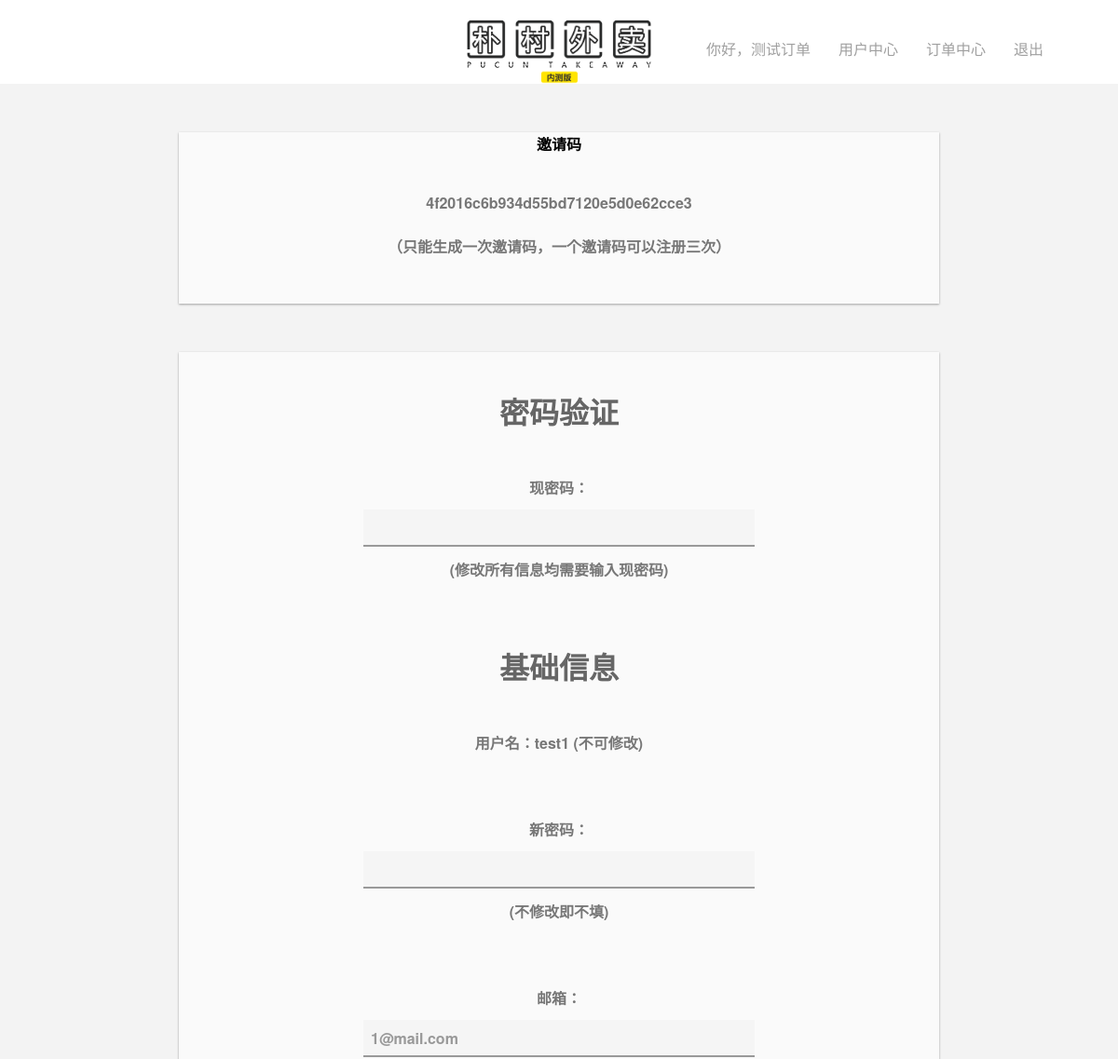
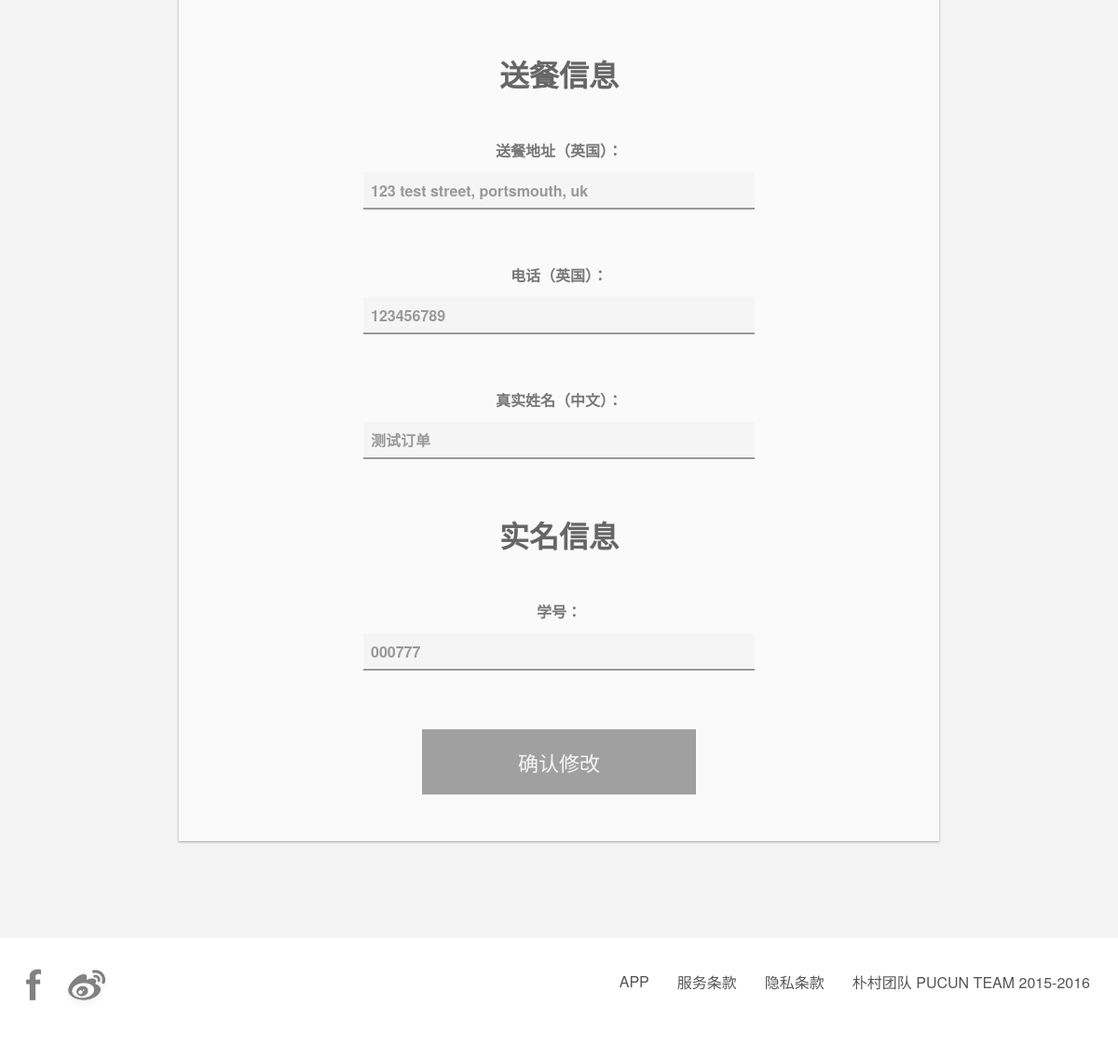
The app's page /usercenter.php (signed in) with its own data (2 pictures, top to bottom).
### tables this page shows
CREATE TABLE IF NOT EXISTS `invitecode` (
  `iid` int(11) NOT NULL AUTO_INCREMENT,
  `uid` int(11) NOT NULL,
  `code` text NOT NULL,
  `realcode` text NOT NULL,
  `ucount` int(11) NOT NULL,
  PRIMARY KEY (`iid`)
);

CREATE TABLE IF NOT EXISTS `user` (
  `id` int(11) NOT NULL AUTO_INCREMENT,
  `username` text NOT NULL,
  `password` text NOT NULL,
  `email` text NOT NULL,
  `realname` text NOT NULL,
  `idnum` text NOT NULL,
  `usertype` int(11) NOT NULL,
  `phone` text NOT NULL,
  `address` text NOT NULL,
  `icode` text NOT NULL,
  `sid` bigint(20) NOT NULL,
  PRIMARY KEY (`id`)
);

### usercenter.php (the view, shortened to what this page needs)
<?php include('header.php'); include('./checker/notlogincheck.php'); ?>
</head>
<body>
	<?php include('navbar.php'); ?>
	<?php
		include('./services/common/connect.php');
		$username = $_SESSION['username'];
		$user_email = "select email from user where username='$username'";
		$user_email_query = mysqli_query($link,$user_email);
		$email_row = mysqli_fetch_array($user_email_query);
		$email = $email_row[0];
		$user_realname = "select realname from user where username='$username'";
		$user_realname_query = mysqli_query($link,$user_realname);
		$realname_row = mysqli_fetch_array($user_realname_query);
		$realname = $realname_row[0];
		$user_phone = "select phone from user where username='$username'";
		$user_phone_query = mysqli_query($link,$user_phone);
		$phone_row = mysqli_fetch_array($user_phone_query);
		$phone = $phone_row[0];
		$user_address = "select address from user where username='$username'";
		$user_address_query = mysqli_query($link,$user_address);
		$address_row = mysqli_fetch_array($user_address_query);
		$address = $address_row[0];
		$user_idnum = "select idnum from user where username='$username'";
		$user_idnum_query = mysqli_query($link,$user_idnum);
		$idnum_row = mysqli_fetch_array($user_idnum_query);
		$idnum = $idnum_row[0];
	?>
	<div class="columns_form">
			<figure>
				<a>邀请码</a>
				<form action="./services/takeaway/invitefunc.php" method="post">
					<?php
						$uid = $_SESSION['userid'];
						include('./services/common/connect.php');
						$check = "select uid,code from invitecode where uid = '$uid'";
						$checkrun = mysqli_query($link, $check);
						$check_row = mysqli_fetch_array($checkrun);
						if(empty($check_row)){
							echo
							"
								<a>随意输入一串文字作为你的密令，只有接收者能解密</a>
								<input type='text' name='invitercode'>
								<input type='Submit' name='Submit' value='生成邀请码'/>
							";
						}else{
							echo
							"
								<a>$check_row[1]</a>
								<a><br><br>（只能生成一次邀请码，一个邀请码可以注册三次）</a>
							";
						}
					?>
				</form>
			</figure>
			<figure>
				<form  action="./services/takeaway/ucenterfunc.php" method="post">
						<h1>密码验证</h1><br><br>
						<a>现密码：<input type="password" name="orpassword"/></a>
						<a>(修改所有信息均需要输入现密码)</a>
						<br><br><br><br>
						<h1>基础信息</h1><br><br>
					    <a>用户名：<?php echo htmlspecialchars($username) ?></a>
							<a>(不可修改)</a>
							<br><br><br><br>
					    <a>新密码：<input type="password" name="newpassword"/></a>
					    <a>(不修改即不填)</a>
							<br><br><br><br>
					    <a>邮箱：<input type="text" name="email" value="<?php echo htmlspecialchars($email) ?>" /></a>
					    <br><br>
					    <h1>送餐信息</h1><br><br>
					    <a>送餐地址（英国）：<input type="text" name="address" value="<?php echo htmlspecialchars($address) ?>" /></a>
					    <br><br>
					    <a>电话（英国）：<input type="number" name="phone" value="<?php echo htmlspecialchars($phone) ?>" /></a>
					    <br/><br>
					    <a>真实姓名（中文）：<input type="text" name="realname" value="<?php echo htmlspecialchars($realname) ?>"/></a>
					    <br><br>
					    <h1>实名信息</h1><br><br>
					    <a>学号：<input type="text" name="idnum" value="<?php echo htmlspecialchars($idnum) ?>" /></a>
					    <br><br>
						<input type="Submit" name="Submit" value="确认修改"/>
				</form>
			</figure>
		</div>
		<?php include('footer.php');?>
</body>

### css/style.css (style rules this page uses)
* { margin:0; padding:0; font-family:"Helvetica Neue","Microsoft YaHei",Helvetica,Arial,sans-serif; }
body { background-color:#f3f3f3; }
h1 { color:#666; }
input,textarea,select { border:1; }
input[type=submit] { -webkit-transition: all 100ms cubic-bezier(.25,.8,.25,1); -moz-transition: all 100ms ease-in-out; transition: all 100ms ease-in-out; }
.columns_form>figure>a { font-weight:800; }
.columns_form { margin-top:52px; margin-bottom:52px; text-align:center; }
.columns_form>figure { background:#fafafa; box-shadow: 0 1px 3px rgba(0,0,0,0.12), 0 1px 2px rgba(0,0,0,0.24); border:hidden #333; padding-bottom:10px; display: inline-block; margin-bottom:52px; width:68%; -webkit-transition: all 100ms cubic-bezier(.25,.8,.25,1); -moz-transition: all 100ms ease-in-out; transition: all 100ms ease-in-out; }
.columns_form>figure>form { color:#777; font-weight: 800; margin:40 40 40 40; }
.columns_form>figure>form>a>input { background-color: #f5f5f5; font-size:16px; font-weight: 800; color: #999; width: 420px; height:40px; padding: 8px; display: block; border: none; border-bottom-width: 2px; border-bottom-style: solid; border-bottom-color: #999; margin-top:12px; margin-bottom: 12px; margin-left:auto; margin-right:auto; -webkit-transition: all 100ms cubic-bezier(.25,.8,.25,1); -moz-transition: all 100ms ease-in-out; transition: all 100ms ease-in-out; }
.columns_form>figure>form>input { background-color: #A0A0A0; color: #f5f5f5; width: 40%; height:70px; padding: 8px; display: block; border: none; margin-top:5px; margin-left:auto; margin-right:auto; font-size:22px; -webkit-appearance:none; }

### records on screen
invitecode: code "4f2016c6b934d55bd7120e5d0e62cce3"
user: email "1@mail.com", address "123 test street, portsmouth, uk", phone "123456789", realname "测试订单", idnum "000777"

### other values on screen
$_SESSION['realname'] "测试订单"
$username "test1"
